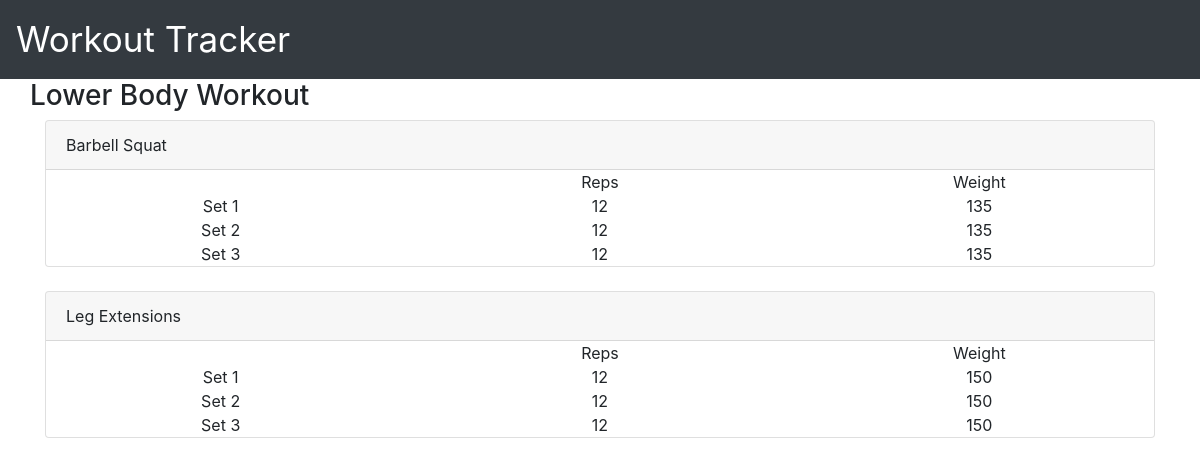
The page /details/2 on the database its author committed.
### workout/models.py (models this page shows, shortened)
class Workout(models.Model):
  name        = models.CharField(max_length=70, verbose_name=('Name'))
  description = models.CharField(max_length=256, blank=True, null=True, verbose_name=('Description'))
  dateTime    = models.DateTimeField()
  exercises   = models.ManyToManyField('Exercise', related_name=('exercises'))
  class Meta:
    ordering = ['-dateTime']

class Exercise(models.Model):
  name        = models.CharField(max_length=70, verbose_name=('Name'))
  description = models.CharField(max_length=256, blank=True, null=True, verbose_name=('Description'))
  set         = models.ManyToManyField('Set', related_name=('sets'))

class Set(models.Model):
  weight      = models.IntegerField(default=0, verbose_name=('Weight'))
  reps        = models.IntegerField(default=0, verbose_name=('Number of Reps'))

### workout/views.py (the view)
# urls.py: path('details/<int:pk>', WorkoutDetailsView.as_view(), name="workout_detail")
class WorkoutDetailsView(DetailView):
    model         = Workout
    template_name = 'workout/detail.html'
    def get_context_data(self, **kwargs):
        context = super().get_context_data(**kwargs)
        return context

### workout/templates/workout/detail.html (shortened to what this page needs)
{% extends "workout/base.html" %}
{% block content %}
  {% if object.name %}
    <h3 style="padding-left: 30px">{{ object.name }}</h3>
  {% endif %}
  {% for e in object.exercises.all %}
    <div class="container">
      <div class="card">
        <div class="card-header">{{ e.name }}</div>
        <div class="row">
          <div class="col-4"></div>
          <div class="col-4 text-center">Reps</div>
          <div class="col-4 text-center">Weight</div>
        </div>
        {% for s in e.set.all %}
          <div class="row">
            <div class="col-4 text-center">Set {{ forloop.counter }}</div>
            <div class="col-4 text-center">{{ s.reps }}</div>
            <div class="col-4 text-center">{{ s.weight }}</div>
          </div>
        {% endfor %}
    </div>
  </div>
  {% endfor %}
{% endblock content %}

### rows shown on the page
Workout: name "Lower Body Workout"
Exercise: name "Barbell Squat"
Set: reps "12", weight "135"
Set: reps "12", weight "135"
Set: reps "12", weight "135"
Exercise: name "Leg Extensions"
Set: reps "12", weight "150"
Set: reps "12", weight "150"
Set: reps "12", weight "150"
